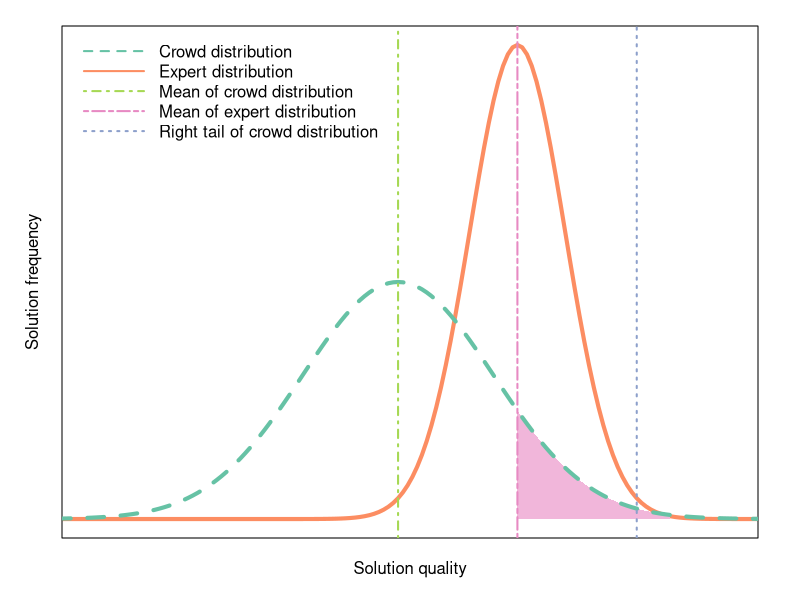

The R script that drew this image:
# Reproduces the plot in Figure 1.A of from Szajnfarber, Z., & Vrolijk, A. (2018). 
#   A facilitated expert‐based approach to architecting "openable" complex systems
#   Systems Engineering, 21(1), 47-58.
#   https://doi.org/10.1002/sys.21419

library(here)
library(RColorBrewer)

# Flag indicating whether or not to write plot to file or just display it in a new window.
WRITE_PNG = TRUE

# DPI, or dots per inch.
# A measure of the resolution of a printed document or digital scan.
DPI = 72 # 72 is fine for small plots. Use 144 for larger plots.

# Plot size.
PLOT_HEIGHT_PX = 350
PLOT_WIDTH_PX = 600

# Color palette.
pal = brewer.pal(n=5, name='Set2')

# Write to file or display the plot.
if(WRITE_PNG == TRUE){
  png(here('plots', 'crowd_quality.png'),
      height=PLOT_HEIGHT_PX, width=PLOT_WIDTH_PX, units='px', res=DPI)
}else{
  windows(height=PLOT_HEIGHT_PX/DPI, width=PLOT_WIDTH_PX/DPI)
}

# Remove title whitespace.
par(mar=c(3,3,1.2,2)+0.1)

# The mean of crowd distribution.
crowd_mean = 1

# The mean of expert distribution.
expert_mean = 1.25

# Create a sequence of numbers between 0 and 10 incrementing by 0.1.
expert_x = seq(0, 3, by=.01)

# Choose the mean as 2.5 and standard deviation as 0.5.
expert_y = dnorm(expert_x, mean=expert_mean, sd=0.1)

# Create a sequence of numbers between -10 and 10 incrementing by 0.1.
crowd_x = seq(0, 3, by=.01)

# Choose the mean as 2.5 and standard deviation as 0.5.
crowd_y = dnorm(crowd_x, mean=crowd_mean, sd=0.2)

# Plot expert Gaussian distribution.
plot(expert_x, expert_y, type='l', 
     xlab='',
     ylab='',
     xlim=c(0.35, 1.7),
     xaxt='n', yaxt='n', lwd=4, col=pal[2])

# X-axis label.
mtext('Solution quality', side=1, line=1)

# Y-axis label.
mtext('Solution frequency', side=2, line=1)

# Draw area in which the best crowd solution is better than the mean expert solution.
df = data.frame(crowd_x, crowd_y)
df = df[df$crowd_x >= expert_mean & df$crowd_x < 1.58,]

# This approach to filling the area under the line is taken from whuber:
# https://stackoverflow.com/a/29017246/4030804
# License: CC BY-SA 3.0
y = df$crowd_y
n = length(y)
x = df$crowd_x
s = smooth.spline(x, y, spar=0.5)
xy = predict(s, seq(min(x), max(x), by=0.01))   # Some vertices on the curve
m = length(xy$x)                         
x.poly = c(xy$x, xy$x[m], xy$x[1])              # Adjoin two x-coordinates
y.poly = c(xy$y, 0, 0)                          # ...and the corresponding y-coordinates
polygon(x.poly, y.poly, col='#f1b6da', border=NA)  # Show the polygon fill only

# Plot crowd Gaussian distribution.
lines(crowd_x, crowd_y,
      lwd=4, lty=2, col=pal[1])


# Plot mean of crowd distribution.
abline(v=crowd_mean, lty=4, lwd=2, col=pal[5])

# Plot mean of expert distribution.
abline(v=expert_mean, lty=6, lwd=2, col=pal[4])

# Plot right tail of crowd distribution.
abline(v=1.5, lty=3, lwd=2, col=pal[3])


# Legend
legend("topleft", inset=0.01, lwd=2,
       legend=c(
         'Crowd distribution',
         'Expert distribution',
         'Mean of crowd distribution', 
         'Mean of expert distribution',
         'Right tail of crowd distribution'),
       col=c(pal[1], pal[2], pal[5], pal[4], pal[3]),
       lty=c(2, 1, 4, 6, 3), 
       cex=1, box.lty=0, seg.len=4)

# Device off.
if(WRITE_PNG == TRUE){
  dev.off()
}